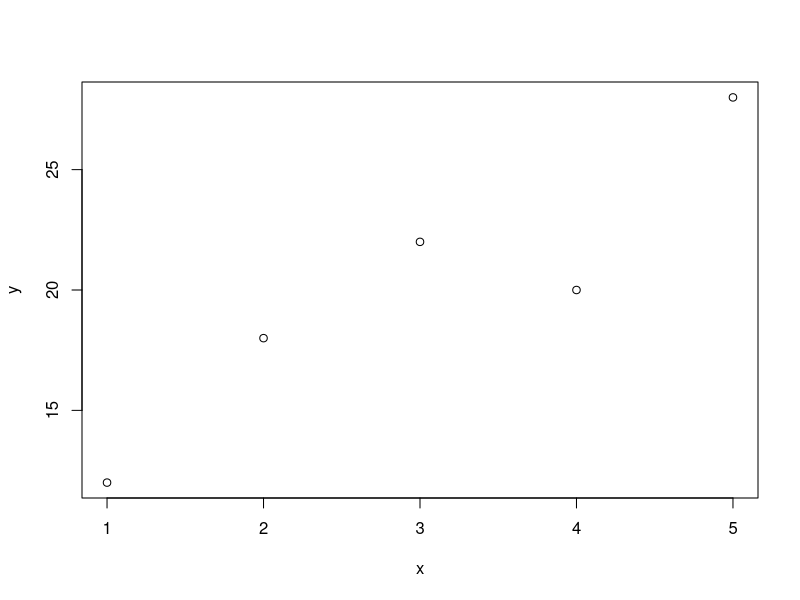
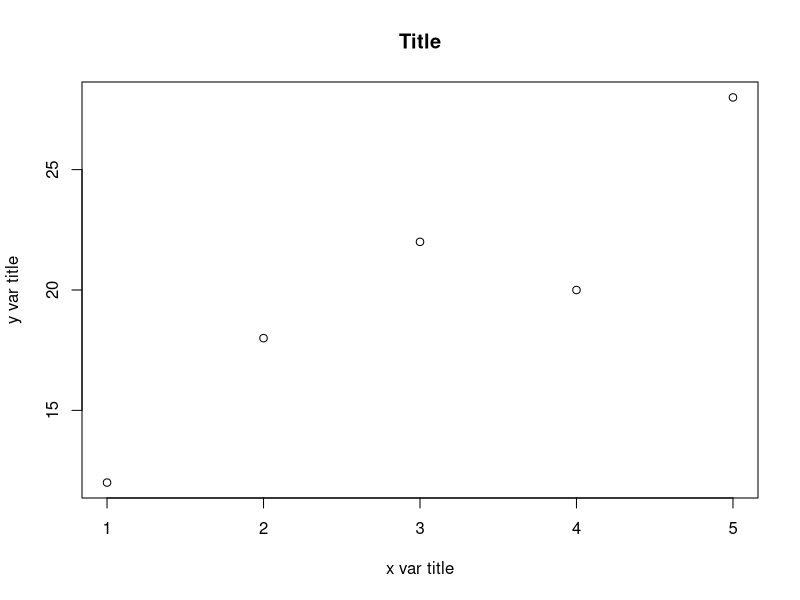
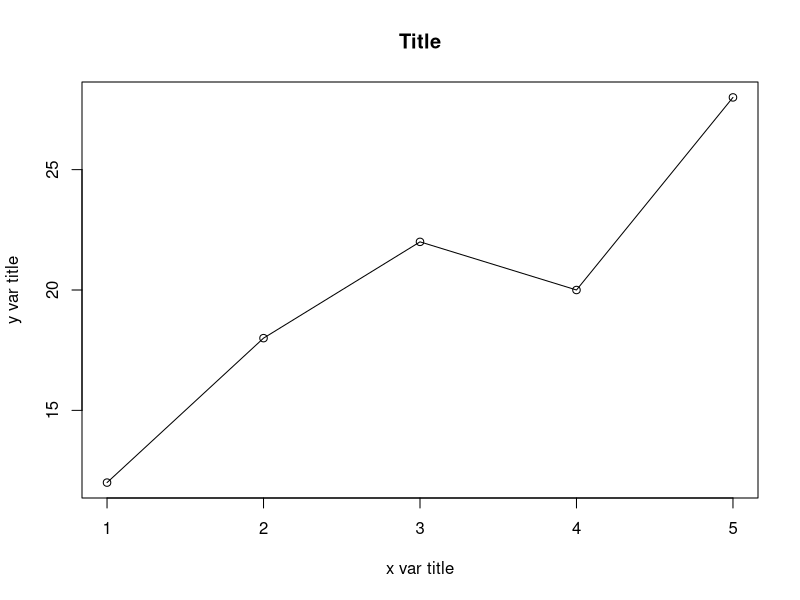
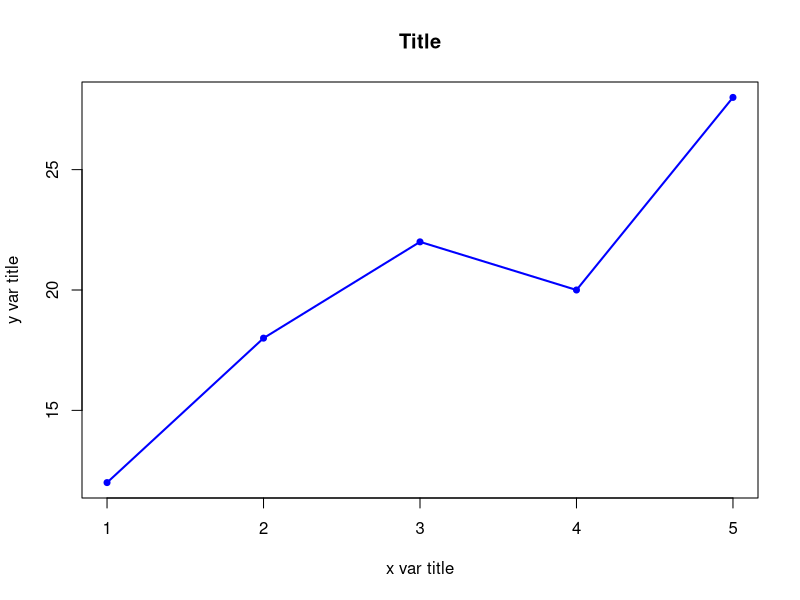
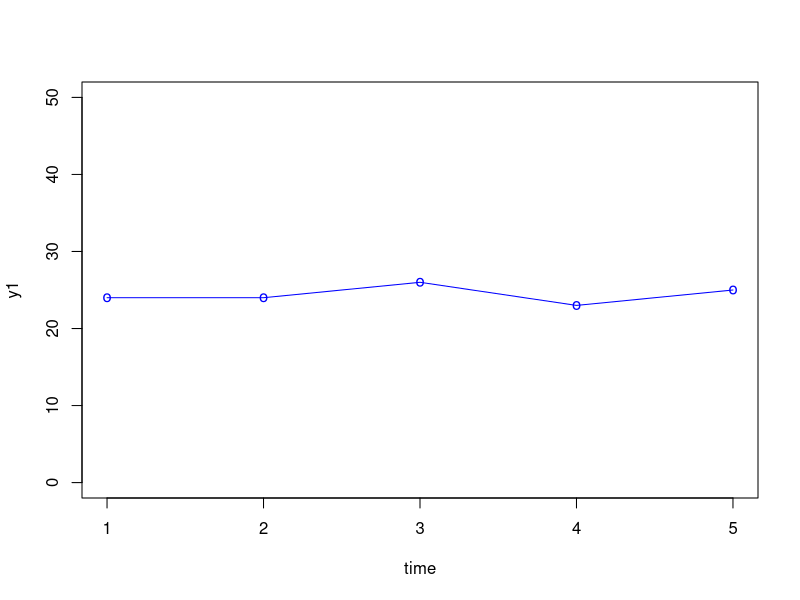
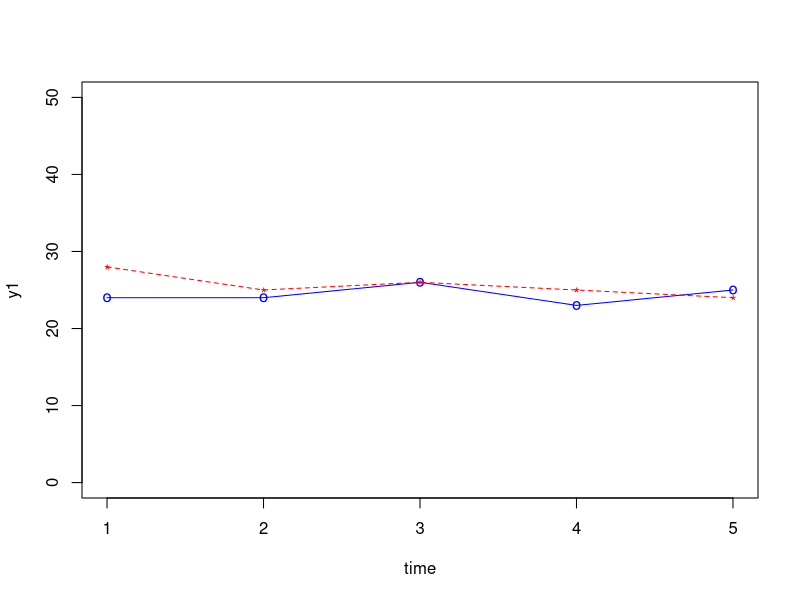
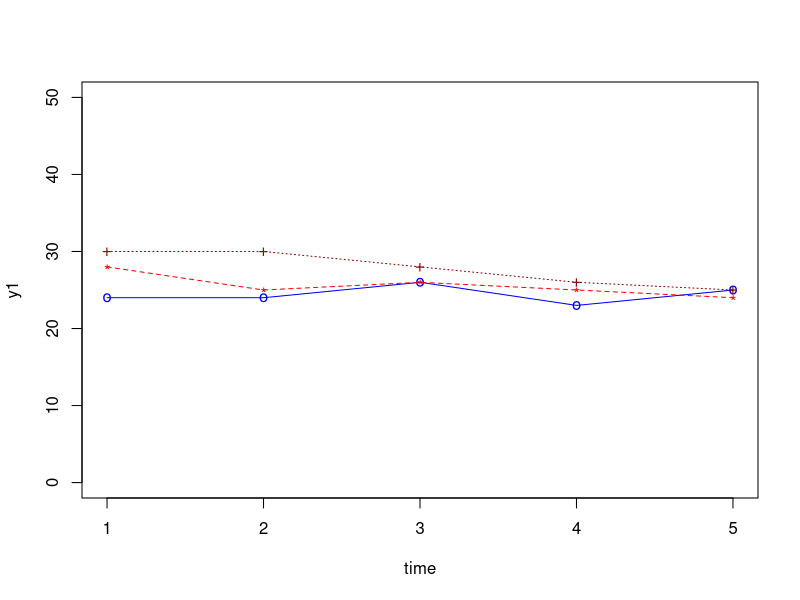
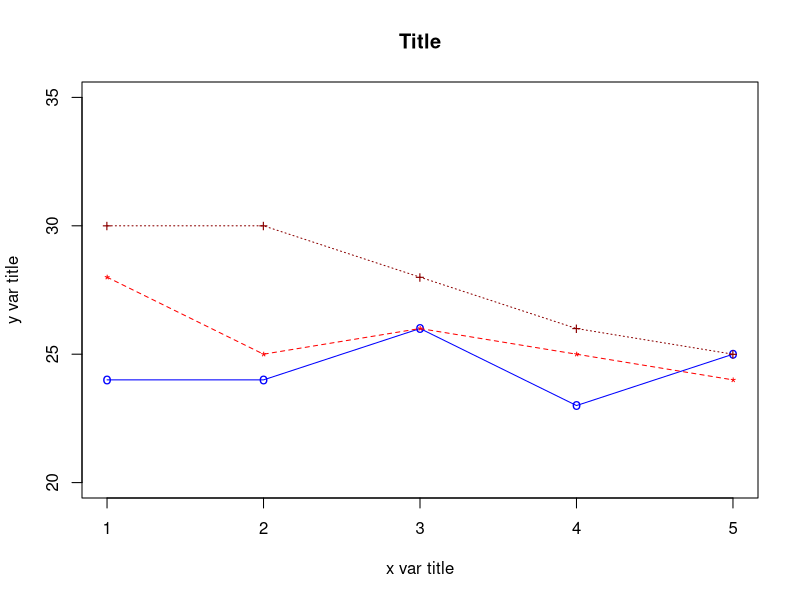

Source code (R) for these figures, in order:
## ---- chunk 1
knitr::opts_chunk$set(echo = FALSE)
## ---- chunk 2
# Step 1: Create two variables (x, y) and assign numbers to each
x <- c(1:5)
y <- c(12,18,22,20,28)
## ---- chunk 3
# Step 2: Create a Single plot
plot(x, y)
## ---- chunk 4
# Step 3: Let's add labels for x and y and a title for the plot
plot(x, y, xlab = "x var title", ylab = "y var title", main = "Title")
## ---- chunk 5
# Step 4: Let's draw a line
plot(x, y, xlab = "x var title", ylab = "y var title", main = "Title", 
     type = "o")
## ---- chunk 6
# Step 5: Let's change the density and color of the line and dots
plot(x, y, xlab = "x var title", ylab = "y var title", main = "Title", 
     type = "o", pch = 20, lwd = 2, col = "blue")
## ---- chunk 7
# define 3 data sets
time <- c(1,2,3,4,5) # or simply c(1:5)
y1 <- c(24,24,26,23,25)      # Group 1
y2 <- c(28, 25, 26, 25, 24)  # Group 2
y3 <- c(30,30, 28, 26, 25)   # Group 3
## ---- chunk 8
# plot the first curve by calling plot() function
# First curve is plotted
plot(time, y1, type="o", col="blue", pch="o", lty=1, ylim=c(0,50))
## ---- chunk 9
# Add second curve to the same plot by calling points() and lines()
# Use symbol '*' for points.
plot(time, y1, type="o", col="blue", pch="o", lty=1, ylim=c(0,50))
points(time, y2, col="red", pch='*')
lines(time, y2, col="red",lty=2)
## ---- chunk 10
# Add Third curve to the same plot by calling points() and lines()
# Use symbol '+' for points.
plot(time, y1, type="o", col="blue", pch="o", lty=1, ylim=c(0,50))
points(time, y2, col="red", pch='*')
lines(time, y2, col="red",lty=2)
points(time, y3, col="dark red",pch="+")
lines(time, y3, col="dark red", lty=3)
## ---- chunk 11
# Add Third curve to the same plot by calling points() and lines()
# Use symbol '+' for points.
plot(time, y1, xlab = "x var title", ylab = "y var title", main = "Title", type="o", col="blue", pch="o", lty=1, ylim=c(20,35))
points(time, y2, col="red", pch='*')
lines(time, y2, col="red",lty=2)
points(time, y3, col="dark red",pch="+")
lines(time, y3, col="dark red", lty=3)
## ---- chunk 12
# define 3 data sets
xtime <- c(1,2,3,4,5) # or simply c(1:5)
y1 <- c(24,24,26,23,25)     # Group 1
y2 <- c(28,25,26,25,24)     # Group 2
y3 <- c(30,30,28,26,25)     # Group 3
## ---- chunk 13
# plot the first curve by calling plot() function
# First curve is plotted
plot(xtime, y1, type="o", col="blue", pch="o", lty=1, ylim=c(20,40), ylab="y" )
## ---- chunk 14
# Add second curve to the same plot by calling points() and lines()
# Use symbol '*' for points.
plot(xtime, y1, type="o", col="blue", pch="o", lty=1, ylim=c(20,40), ylab="y" )
points(xtime, y2, col="red", pch="*")
lines(xtime, y2, col="red",lty=2)
## ---- chunk 15
# Add Third curve to the same plot by calling points() and lines()
# Use the symbol '+' for points.
plot(xtime, y1, type="o", col="blue", pch="o", lty=1, ylim=c(20,40), ylab="y" )
points(xtime, y2, col="red", pch="*")
lines(xtime, y2, col="red",lty=2)
points(xtime, y3, col="dark red",pch="+")
lines(xtime, y3, col="dark red", lty=3)
## ---- chunk 16
# Adding a legend inside the box at the location (1,37) in graph coordinates.
# Note that the order of plots are maintained in the vectors of attributes.
plot(xtime, y1, type="o", col="blue", pch="o", lty=1, ylim=c(20,40), ylab="y" )
points(xtime, y2, col="red", pch="*")
lines(xtime, y2, col="red",lty=2)
points(xtime, y3, col="dark red",pch="+")
lines(xtime, y3, col="dark red", lty=3)
legend(1,37,legend=c("y1","y2","y3"), col=c("blue","red","black"),
       pch=c("o","*","+"),lty=c(1,2,3), ncol=1)
